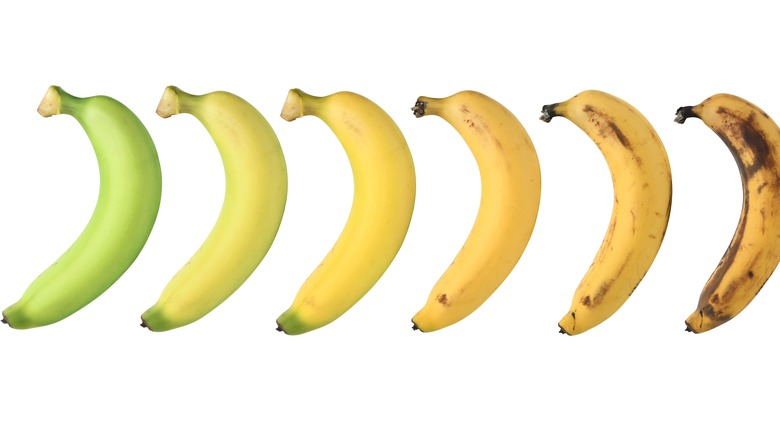
#> input picture banana_1.jpg, 780 x 438 px, given in place of the camera
$ jupyter execute Untitled4.ipynb   (older library calls are emulated)
#> lines starting #> are read from the running program, lines starting #| are printed output that depends on the picture; after the words box and inside, x2 and y2 are one past the last pixel; in counts of white or black regions, pixels touching at a corner belong together
[cell 1]
import cv2
import argparse
import numpy as np
from skimage.feature import graycomatrix
from skimage.measure import shannon_entropy

[cell 2]
def real_time_segmentation(method):
#> called with method = 'contour'
    cap = cv2.VideoCapture(0)

    while True:
        ret, frame = cap.read()
#> frame is the input picture: shape (438, 780, 3); mean B, G, R 209.8, 236.7, 243.2

        if not ret:
            break

        # Your real-time segmentation logic goes here
        if method == "edge":
            frame = cv2.cvtColor(frame, cv2.COLOR_BGR2GRAY)
            frame = cv2.Canny(frame, 50, 150)
        elif method == "color":
            # Example color range for blue
            hsv = cv2.cvtColor(frame, cv2.COLOR_BGR2HSV)
            lower_color = np.array([30, 50, 50])
            upper_color = np.array([60, 255, 255])
            mask = cv2.inRange(hsv, lower_color, upper_color)
            frame = cv2.bitwise_and(frame, frame, mask=mask)
        elif method == "texture":
            gray = cv2.cvtColor(frame, cv2.COLOR_BGR2GRAY)
            distances = [1]
            angles = [0]
            glcm = graycomatrix(gray, distances=distances, angles=angles, symmetric=True, normed=True)
            contrast = glcm[0, 0, 0, 0]

            # Consider using the grayscale image instead of the single contrast value
            _, threshold = cv2.threshold(gray, 0, 255, cv2.THRESH_BINARY + cv2.THRESH_OTSU)
            mask = np.where(gray > threshold, 255, 0).astype(np.uint8)
            mask = cv2.resize(mask, (frame.shape[1], frame.shape[0]))
            mask = mask.astype(frame.dtype)

            frame = cv2.bitwise_and(frame, frame, mask=mask)
        elif method == "intensity":
            gray = cv2.cvtColor(frame, cv2.COLOR_BGR2GRAY)
            _, thresholded = cv2.threshold(gray, 128, 255, cv2.THRESH_BINARY)
            frame = thresholded
        elif method == "contour":
            gray = cv2.cvtColor(frame, cv2.COLOR_BGR2GRAY)
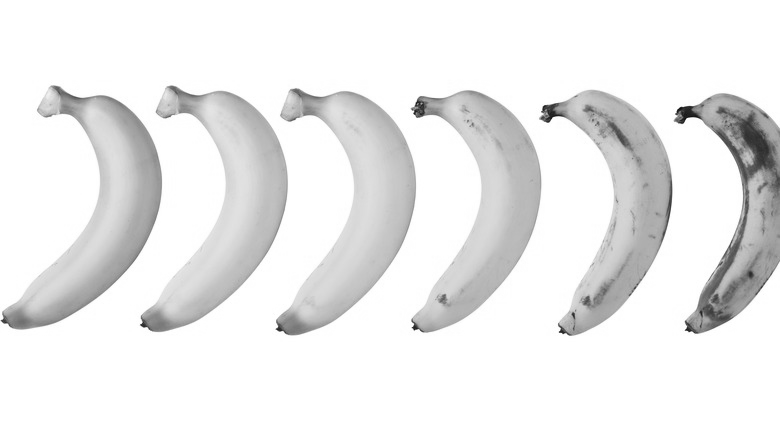
#> gray: shape (438, 780); min 12, max 255, mean 235.6
            _, thresholded = cv2.threshold(gray, 128, 255, cv2.THRESH_BINARY)
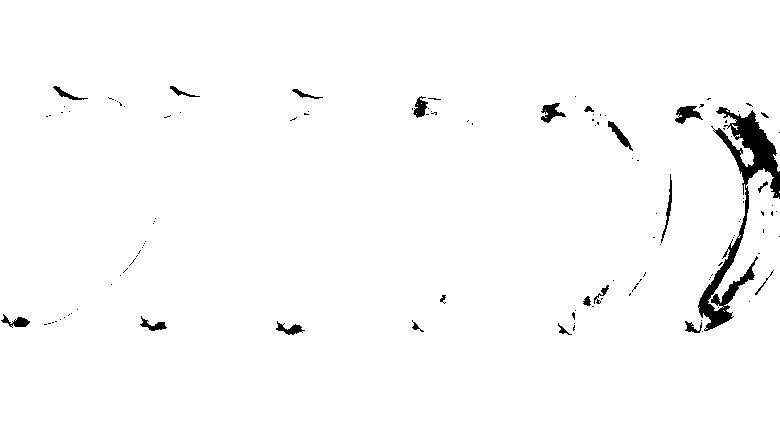
#> thresholded: shape (438, 780); 98.1% white; 120 black regions (98 under 20 px)
            contours, _ = cv2.findContours(thresholded, cv2.RETR_EXTERNAL, cv2.CHAIN_APPROX_SIMPLE)
#> contours = 5 contours, 4 with area under 20; largest, box (x1, y1, x2, y2) and area: (0, 0, 780, 438) 335956
            frame = frame.copy()
            cv2.drawContours(frame, contours, -1, (0, 255, 0), 2)
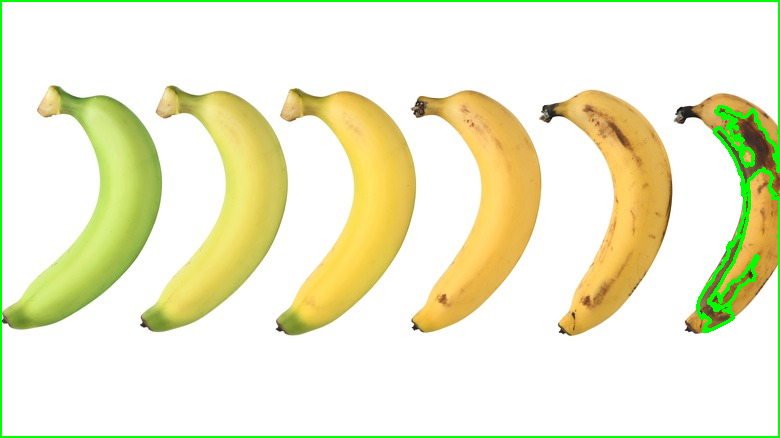
#> frame: shape (438, 780, 3); 2.43% of pixels changed, all inside (x1, y1, x2, y2) = (0, 0, 780, 438)

        cv2.imshow(f'Real-Time {method.capitalize()} Segmentation', frame)

        if cv2.waitKey(1) & 0xFF == ord('q'):
#> (key q is pressed here)
            break

    cap.release()
    cv2.destroyAllWindows()
